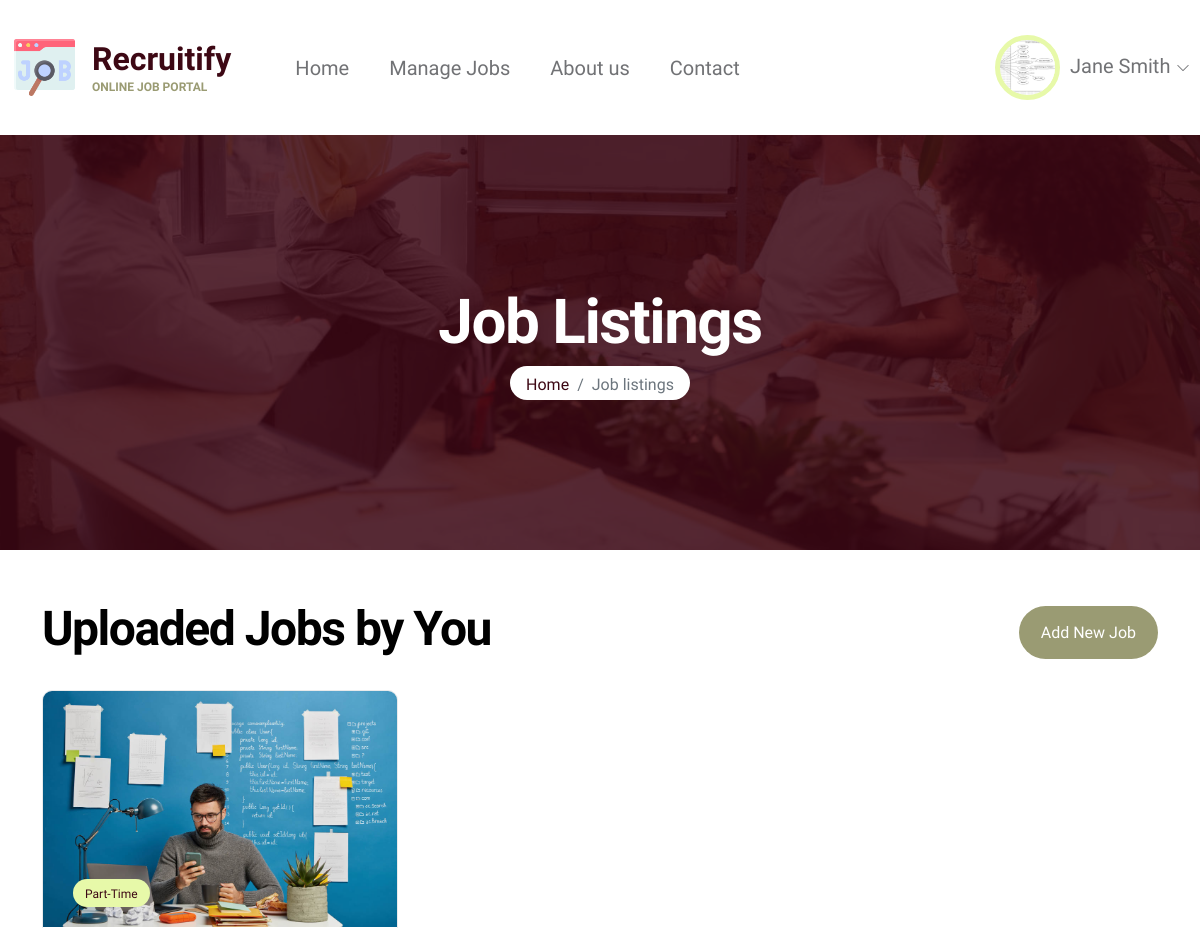
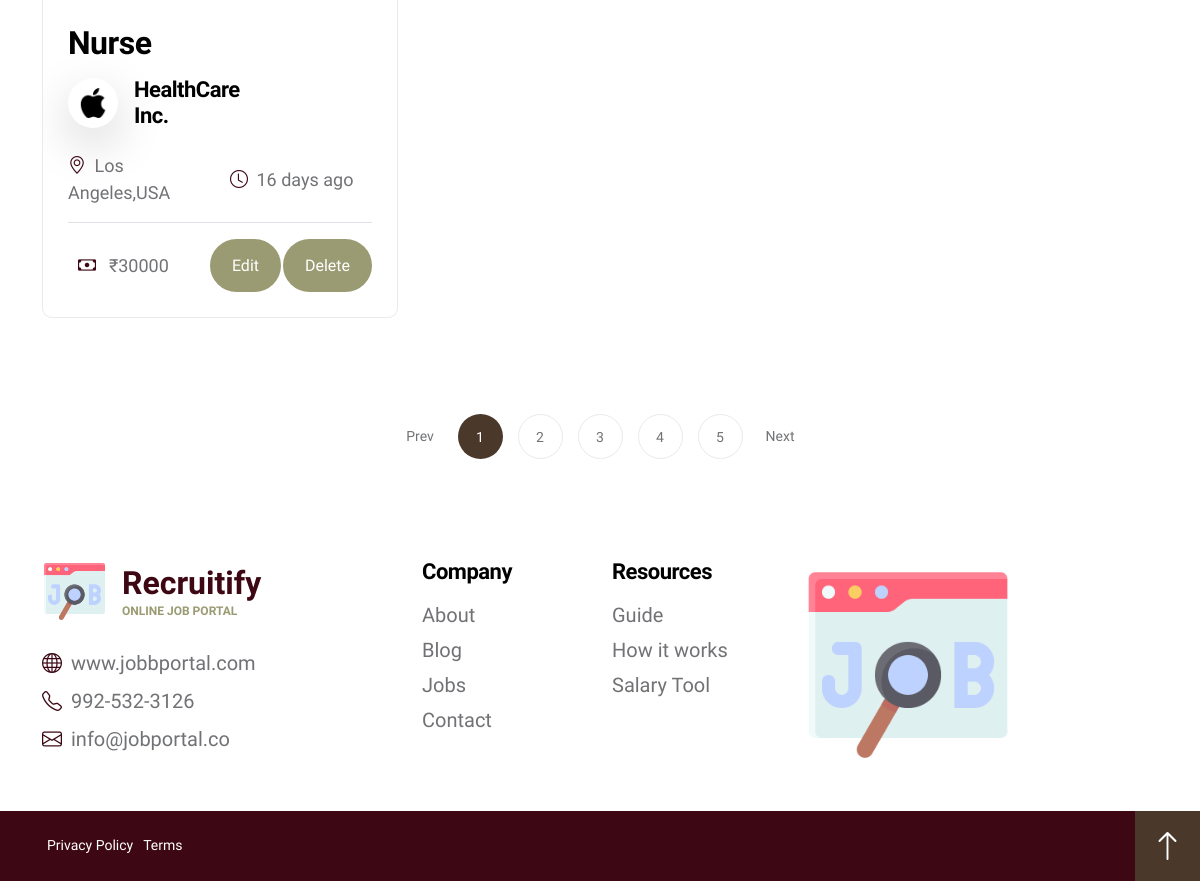
Before: /employer/job-listings.php (signed in) with the older database file (2 pictures, top to bottom).
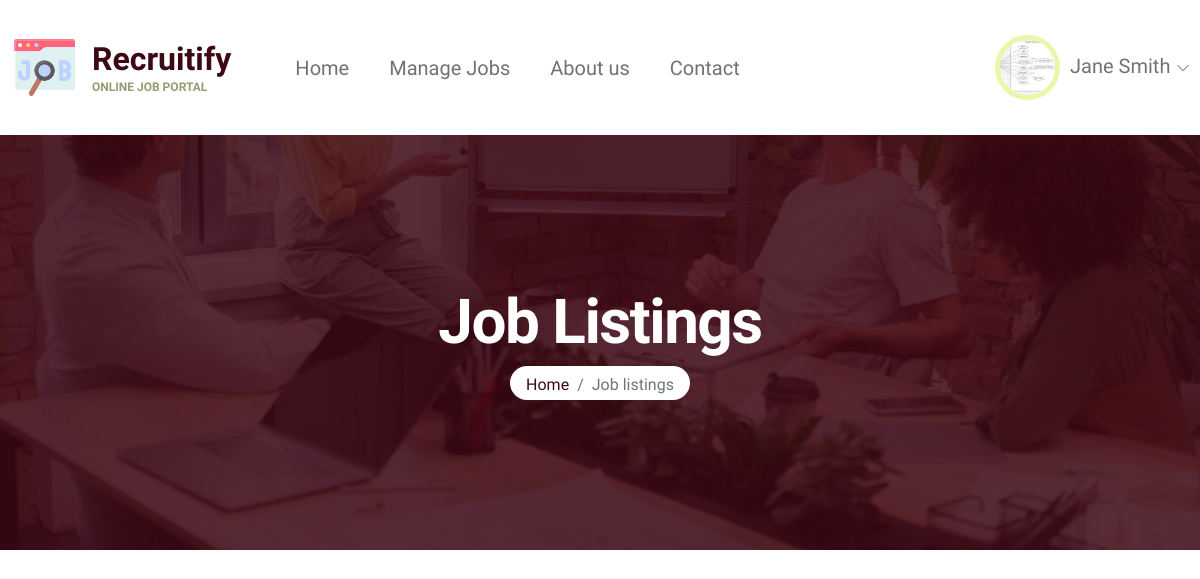
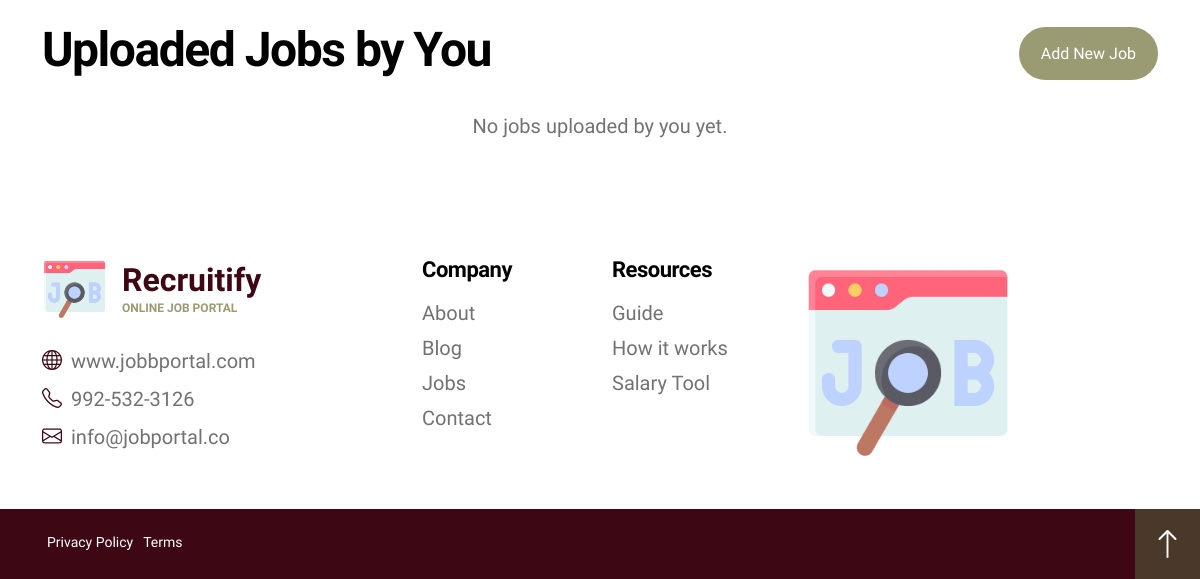
After: the same page with the newer database file (2 pictures, top to bottom).
### tables this page shows
CREATE TABLE `users_tbl` (
  `User_Id` int(11) NOT NULL,
  `User_Type` enum('Admin','Jobseeker','Employer') NOT NULL DEFAULT 'Jobseeker',
  `Company_Id` int(11) DEFAULT NULL,
  `Branch_Id` int(11) DEFAULT NULL,
  `Name` varchar(50) NOT NULL,
  `Email` varchar(50) NOT NULL,
  `DOB` date DEFAULT NULL,
  `Gender` enum('Male','Female','Other') DEFAULT NULL,
  `City` varchar(50) NOT NULL,
  `State` varchar(50) NOT NULL,
  `Country` varchar(100) NOT NULL,
  `Mobile` varchar(20) NOT NULL,
  `Image` text DEFAULT NULL,
  `Password` varchar(15) NOT NULL,
  `Status` enum('Active','Deleted') NOT NULL DEFAULT 'Active',
  `Register_Date` datetime NOT NULL
);

CREATE TABLE `job_list_tbl` (
  `Job_Id` int(11) NOT NULL,
  `Posted_By` int(11) NOT NULL,
  `Title` varchar(50) NOT NULL,
  `Posted_Time` datetime NOT NULL,
  `Description` varchar(1000) NOT NULL,
  `Company_Id` int(11) NOT NULL,
  `Branch_Id` int(11) NOT NULL,
  `Type` enum('Full-Time','Part-Time','Contract') NOT NULL,
  `Requirements` text NOT NULL,
  `Benefits` text NOT NULL,
  `Salary` int(11) NOT NULL,
  `Image` text NOT NULL,
  `Is_Internship` tinyint(1) NOT NULL DEFAULT 0,
  `Status` enum('Active','Deleted') DEFAULT 'Active'
);

CREATE TABLE `company_tbl` (
  `Company_Id` int(11) NOT NULL,
  `Posted_by` int(11) NOT NULL DEFAULT 6,
  `Name` varchar(50) NOT NULL,
  `Description` varchar(5000) NOT NULL,
  `Business_Stream` varchar(100) NOT NULL,
  `Establishment_Year` year(4) NOT NULL,
  `Website` varchar(50) NOT NULL,
  `Phone` varchar(20) NOT NULL,
  `Email` varchar(50) NOT NULL,
  `Logo` text NOT NULL,
  `Main_Branch_Id` int(11) DEFAULT NULL
);

CREATE TABLE `branch_tbl` (
  `Branch_Id` int(11) NOT NULL,
  `Company_Id` int(11) NOT NULL,
  `Address` text NOT NULL,
  `City` varchar(50) NOT NULL,
  `State` varchar(50) NOT NULL,
  `Country` varchar(50) NOT NULL DEFAULT 'India',
  `Phone` varchar(20) DEFAULT NULL,
  `Email` varchar(50) DEFAULT NULL
);

### time-ago.php (called while the page is built, shortened)
<?php
function get_timeago($ptime)
{
    $estimate_time = time() - $ptime;
    $conditions = array(
        12 * 30 * 24 * 60 * 60 => 'year',
        30 * 24 * 60 * 60      => 'month',
        24 * 60 * 60           => 'day',
        60 * 60                => 'hour',
        60                     => 'min',
        1                      => 'second'
    );
    foreach ($conditions as $secs => $str) {
        $d = $estimate_time / $secs;
        if ($d >= 1) {
            $r = floor($d);
            return $r . ' ' . $str . ($r > 1 ? 's' : '') . ' ago';
        }
    }
}
?>

### employer/job-listings.php (the view, shortened to what the rows shown need)
<!doctype html>
<html lang="en">
    <head>
        <link href="../css/bootstrap.min.css" rel="stylesheet">
        <link href="../css/bootstrap-icons.css" rel="stylesheet">
        <link href="../css/owl.carousel.min.css" rel="stylesheet">
        <link href="../css/owl.theme.default.min.css" rel="stylesheet">
        <link href="tooplate-Recruitify-job.css" rel="stylesheet">
    </head>
    <body class="job-listings-page" id="top">
    <?php include "navbar.php"?>
        <main>
            <header class="site-header">
                <div class="container">
                    <div class="row">
                        <div class="col-lg-12 col-12 text-center">
                            <h1 class="text-white">Job Listings</h1>
                        </div>
                    </div>
                </div>
            </header>
            <section class="job-section section-padding">
                <div class="container">
                    <div class="row align-items-center">
                        <div class="col-lg-6 col-12 mb-lg-4">
                            <h2>Uploaded Jobs by You</h2>
                        </div>
                    <?php
                        include '../time-ago.php';
                        $sql="select *,C.Name as 'Company_Name'  from  Company_tbl C
                        INNER JOIN job_list_tbl J on J.Company_Id=C.Company_Id
                        INNER JOIN branch_tbl B on B.branch_id = J.Branch_Id
                        where J.Posted_By='$_SESSION[user_id]' and J.status='Active'";
                        $data=mysqli_query($con,$sql);
                        if(mysqli_num_rows($data))
                        {
                            while($result=mysqli_fetch_array($data))
                            {
                                $timeago = get_timeago(strtotime($result['Posted_Time']));
                                echo '<div class="col-lg-4 col-md-6 col-12">
                                    <div class="job-thumb job-thumb-box">
                                        <div class="job-image-box-wrap">
                                            <a href="job-details.php?job_id='.$result['Job_Id'].'">
                                                <img src="../'.$result['Image'].'" class="job-image img-fluid" style="object-fit: contain" alt="job-title-img">
                                            </a>
                                            <div class="job-image-box-wrap-info d-flex align-items-center">
                                                <p class="mb-0">
                                                    <div class="badge">'.$result['Type'].'</div>
                                                </p>
                                            </div>
                                        </div>
                                        <div class="job-body">
                                            <h4 class="job-title">
                                                <a href="job-details.php?$j_id='.$result['Job_Id'].'" class="job-title-link">'.$result['Title'].'</a>
                                            </h4>
                                            <div class="d-flex align-items-center">
                                                <div class="job-image-wrap d-flex align-items-center bg-white shadow-lg mt-2 mb-4">
                                                <img src="../'.$result['Logo'].'" class="job-image me-3 img-fluid" alt="">
                                                    <h6 class="mb-0">'.$result['Company_Name'].'</h6>
                                                </div>
                                            </div>
                                            <div class="d-flex align-items-center">
                                                <p class="job-location" style="width:50%">
                                                <i class="custom-icon bi-geo-alt me-1" style="display:inline"></i>
                                                    '.$result['City'].','.$result['Country'].'
                                                </p>
                                                <p class="job-date" style="width:50%">
                                                    <i class="custom-icon bi-clock me-1"></i>
                                                    '.$timeago.'
                                                </p>
                                            </div>
                                            <div class="d-flex align-items-center border-top pt-3">
                                                <p class="job-price mb-0">
                                                    <i class="custom-icon bi-cash me-1"></i>&nbsp;
                                                    &#8377;'.$result['Salary'].'
                                                </p>
                                                <a href="edit-job.php?job_id='.$result['Job_Id'].'" class="custom-btn btn ms-auto">Edit</a>
                                                <a href="delete-job.php?job_id='.$result['Job_Id'].'" class="custom-btn btn ms-auto">Delete</a>
                                            </div>
                                        </div>
                                    </div>
                                </div>';
                            }
                            ?>
                            <?php
                        }
                        else{
                            echo '<div class="col-12 text-center"><p>No jobs uploaded by you yet.</p></div>';
                        }
                    ?>
</div>
                    </div>
            </section>
        </main>
        <?php include "footer.php";?>
    </body>
</html>

### employer/navbar.php (shortened to what the rows shown need)
<?php
include '../db/db-connect.php';
?>
<!DOCTYPE html>
<html lang="en">
<head>
</head>
<body>
    <nav class="navbar navbar-expand-lg">
        <div class="container">
            <div class="collapse navbar-collapse" id="navbarNav" style="margin-left:-20px">
                <ul class="navbar-nav align-items-center ms-lg-5">
                    <?php
                    if ($_SESSION['user_id']) {
                        $sql = "select Name,Image from Users_tbl where User_Id='$_SESSION[user_id]'";
                        $data = mysqli_query($con, $sql);
                        $result = mysqli_fetch_array($data);
                        $img = $result['Image'];
                        if (isset($_SESSION['username'])) {
                            $use = $_SESSION['username'];
                        }
                        echo '
                             <li class="nav-item ms-lg-auto dropdown" style="margin-right:-50px">
                                <a class="nav-link dropdown-toggle" id="navbarLightDropdownMenuLink" role="button" data-bs-toggle="dropdown" aria-expanded="false"><img class="avatar-image img-fluid" src="../' . $img . '" alt="Image" href="profile.php">&ensp;' . $use . '</a>
                                <ul class="dropdown-menu dropdown-menu-light" aria-labelledby="navbarLightDropdownMenuLink">
                            <li><a class="dropdown-item" href="profile.php">My Profile</a></li>
                            <li><a class="dropdown-item" href="../logout.php">Log out</a></li>
                        </ul>
                        </li>';
                    }
                    ?>
                </ul>
            </div>
        </div>
    </nav>
</body>
</html>

Changed rows visible on the page:
removed job_list_tbl: Type "Part-Time", Title "Nurse", Company_Id.Name "HealthCare Inc.", Branch_Id.City "Los Angeles", Branch_Id.Country "USA", Posted_Time "16 days ago", Salary "30000"
Other visible differences:
text no longer shown: "Prev 1 2 3 4 5 Next"
text now shown: "No jobs uploaded by you yet."
